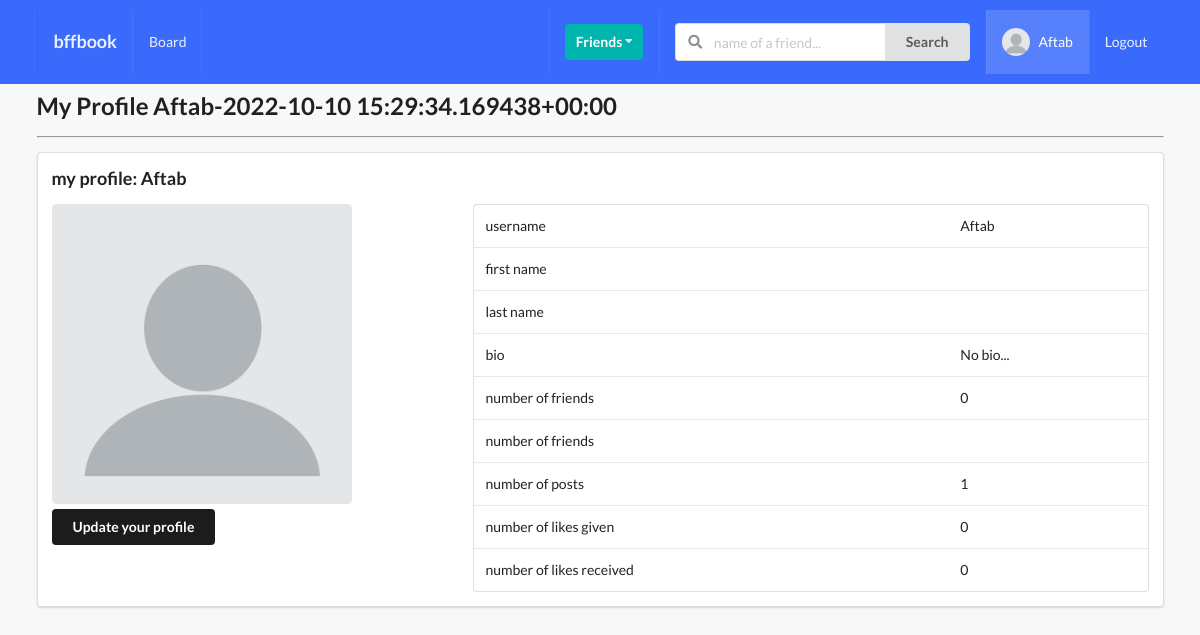
The app's page /profiles/myProfile/ (signed in) with its own data.
### profiles/models.py (models this page shows, shortened)
class Profile(models.Model):
    first_name = models.CharField(max_length=200, blank=True)
    last_name = models.CharField(max_length=200, blank=True)
    user = models.OneToOneField(User, on_delete=models.CASCADE)
    bio = models.TextField(default="No bio...", max_length=300)
    email = models.EmailField(blank=True)
    country = models.CharField(max_length=200, blank=True)
    avatar = models.ImageField(default="avatar.png", upload_to="avatars/")
    friends = models.ManyToManyField(User, related_name="friends", blank=True)
    slug = models.SlugField(unique=True, blank=True)
    created = models.DateTimeField(auto_now_add=True)
    updated = models.DateTimeField(auto_now=True)
    objects = ProfileManager()
    def __str__(self) -> str:
        return f"{self.user.username}-{self.created}"
    def get_friends(self):
        return self.friends.all()
    def get_friends_no(self):
        return self.friends.all().count()
    def get_posts_no(self):
        return self.posts.all().count()
    def get_likes_given_no(self):
        likes = self.like_set.all()
        total_liked = 0
        for like in likes:
            if like.value == "Like":
                total_liked += 1
        return total_liked
    def get_likes_recieved_no(self):
        posts = self.posts.all()
        total_liked = 0
        for item in posts:
            total_liked += item.liked.all().count()
        return total_liked
    __initial_first_name = None
    __initial_last_name = None
    def __init__(self, *args, **kwargs):
        super().__init__(*args, **kwargs)
        self.__initial_first_name = self.first_name
        self.__initial_last_name = self.last_name

### posts/models.py (models this page shows, shortened)
class Post(models.Model):
    content = models.TextField()
    image = models.ImageField(
        upload_to="posts/",
        validators=[FileExtensionValidator(["png", "jpg", "jpeg"])],
        blank=True,
    )
    liked = models.ManyToManyField(Profile, related_name="likes", blank=True)
    updated = models.DateTimeField(auto_now=True)
    created = models.DateTimeField(auto_now_add=True)
    author = models.ForeignKey(Profile, related_name="posts", on_delete=models.CASCADE)
    class Meta:
        ordering = ("-created",)

### profiles/views.py (the view)
# urls.py: path("myProfile/", my_profile_view, name="my-profile-view"),
@login_required
def my_profile_view(request):
    profile = Profile.objects.get(user=request.user)
    form = ProfileModelForm(
        request.POST or None, request.FILES or None, instance=profile
    )
    confirm = False
    if request.method == "POST":
        if form.is_valid():
            form.save()
            confirm = True
    context = {"profile": profile, "form": form, "confirm": confirm}
    return render(request, "profiles/myProfile.html", context)

### profiles/forms.py
class ProfileModelForm(forms.ModelForm):
    class Meta:
        model = Profile
        fields = ["first_name", "last_name", "bio", "avatar"]

### profiles/context_processors.py (called while the page is built)
def profile_pic(request):
    if request.user.is_authenticated:
        profile_obj = Profile.objects.get(user=request.user)
        pic = profile_obj.avatar
        return {"picture": pic}
    return {}

def invitations_recieved_no(request):
    if request.user.is_authenticated:
        profile_obj = Profile.objects.get(user=request.user)
        qs_count = Relationship.objects.invitations_recieved(profile_obj).count()
        return {"invites_num": qs_count}
    return {}

### profiles/models.py (called while the page is built)
    def invitations_recieved(self, reciever):
        qs = Relationship.objects.filter(reciever=reciever, status="send")
        return qs

### profiles/templates/profiles/myProfile.html (shortened to what this page needs)
{% extends "base.html" %} {% block title %} my profile {% endblock title %}
{% block content %} <h2>My Profile {{ profile }}</h2>
<hr />
<div class="ui segment">
    <h3>my profile: {{request.user}}</h3>
    <div class="ui grid">
        <div class='row'>
            <div class='six wide column'>
                <img class="ui medium rounded image" src={{profile.avatar.url}}>
                <div class="row mt-5">
                    <button class='ui secondary button' id='modal-btn'>Update your profile</button>
                </div>
            </div>
            <div class="ten wide column">
                <table class="ui table">
                    <tbody>
                        <tr>
                            <td>username</td>
                            <td>{{profile.user}}</td>
                        </tr>
                        <tr>
                            <td>first name</td>
                            <td>{{profile.first_name}}</td>
                        </tr>
                        <tr>
                            <td>last name</td>
                            <td>{{profile.last_name}}</td>
                        </tr>
                        <tr>
                            <td>bio</td>
                            <td>{{profile.bio}}</td>
                        </tr>
                        <tr>
                            <td>number of friends</td>
                            <td>{{profile.get_friends_no}}</td>
                        </tr>
                        <tr>
                            <td>number of friends</td>
                            <td>
                            </td>
                        </tr>
                        <tr>
                            <td>number of posts</td>
                            <td>{{profile.get_posts_no}}</td>
                        </tr>
                        <tr>
                            <td>number of likes given</td>
                            <td>{{profile.get_likes_given_no}}</td>
                        </tr>
                        <tr>
                            <td>number of likes received</td>
                            <td>{{profile.get_likes_recieved_no}}</td>
                        </tr>
                    </tbody>
                </table>
            </div>
        </div>
    </div>
</div>
{% endblock content %}

### templates/main/navbar.html (shortened to what this page needs)
{% url 'home-view' as path_to_home %}
{% url 'posts:main-post-view' as path_to_posts %}
{% url 'profiles:my-profile-view' as path_to_my_profile %}
<div class="ui inverted menu nav mb-7">
  <div class="ui container">
    <a href="{{path_to_home}}" class="{% if request.path == path_to_home %}active{% endif %} item">
        <h3>bffbook</h3>
    </a>
    {% if request.user.is_authenticated %}
    <a href="{{path_to_posts}}" class="{% if request.path == path_to_posts %}active{% endif %} item">
        Board
    </a>
    {% endif %}
    <div class="right menu">
        {% if request.user.is_authenticated %}
        <div class="item">
            <div class="ui floating dropdown icon button teal"> Friends
                <i class="dropdown icon"></i>
             </div>
        </div>
             <div class="item">
              <form action="" method="GET">
                <div class="ui action left icon input">
                <input class="prompt" type="text" name='q' placeholder="name of a friend...">
                <button type='submit' class="ui button">Search</button>
                </div>
            </form>
            </div>
            <a href="{{path_to_my_profile}}" class="{% if request.path == path_to_my_profile %}active{% endif %} item">
                <img src={{picture.url}} class="ui avatar image">&nbsp;
                 {{ request.user }}
            </a>
            <a href={% url 'account_logout' %} class="ui item">
                Logout
            </a>
        {% else %}
        <a href={% url 'account_login' %} class="ui item">
                Login
            </a>
        {% endif %}
    </div>
  </div>
</div>

### static_project/style.css (style rules this page uses)
body { background: #F8F8F8 !important; }
.nav { border-radius: 0px !important; padding: 10px 0 10px 0 !important; background-color: #396afc !important; }
.mb-7 { margin-bottom: 7px !important; }
.mt-5 { margin-top: 5px !important; }

### records on screen
Profile: user+created "Aftab-2022-10-10 15:29:34.169438+00:00", avatar (placeholder picture), user "Aftab", bio "No bio...", get_friends_no "0", get_posts_no "1", get_likes_given_no "0", get_likes_recieved_no "0"

### other values on screen
{{ request.user }} "Aftab"
